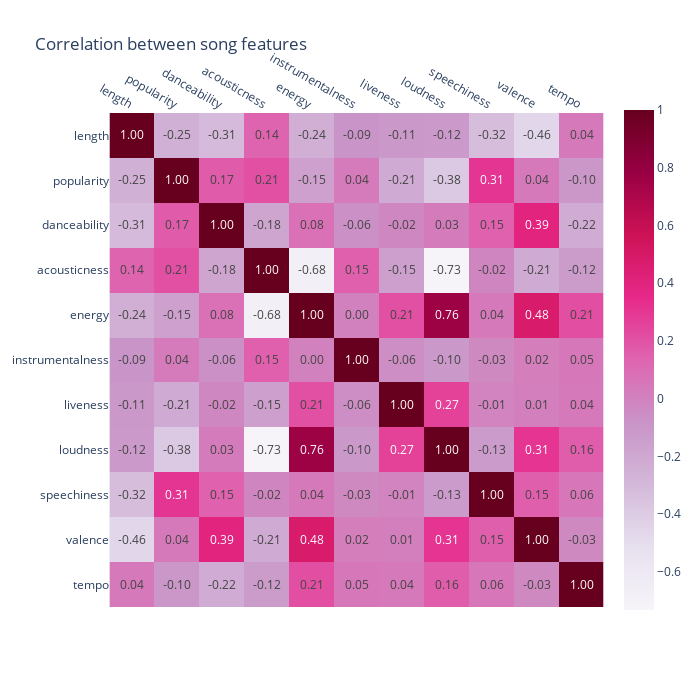

The notebook cell this image was saved under:
### Markdown cell above
The only two features that seem to have a strong positive correlation are loudness and energy. Let's look further with a correlation matrix.

### Code cell
# show correlation heatmap
corr = df.corr()
fig = px.imshow(corr, text_auto=".2f", color_continuous_scale='PuRd', width=700, height=700, title='Correlation between song features')
fig.update_xaxes(side="top", tickangle=30)
fig.write_html('./images/corr_matrix.html')
fig.show()

### Figure 1 — Plotly figure (JSON) as saved in the notebook; plotly's stock layout.template omitted (floating-point values rounded to 4 significant figures)
{"data": [{"coloraxis": "coloraxis", "hovertemplate": "x: %{x}<br>y: %{y}<br>color: %{z}<extra></extra>", "name": "0", "texttemplate": "%{z:.2f}", "type": "heatmap", "x": ["length", "popularity", "danceability", "acousticness", "energy", "instrumentalness", "liveness", "loudness", "speechiness", "valence", "tempo"], "xaxis": "x", "y": ["length", "popularity", "danceability", "acousticness", "energy", "instrumentalness", "liveness", "loudness", "speechiness", "valence", "tempo"], "yaxis": "y", "z": [[1, -0.2463, -0.3064, 0.1389, -0.2393, -0.09138, -0.1069, -0.1206, -0.3202, -0.4636, 0.04031], [-0.2463, 1, 0.1701, 0.2081, -0.153, 0.03771, -0.2094, -0.3811, 0.3076, 0.04279, -0.09954], [-0.3064, 0.1701, 1, -0.1795, 0.07972, -0.06342, -0.02236, 0.03031, 0.1485, 0.3946, -0.2156], [0.1389, 0.2081, -0.1795, 1, -0.6786, 0.1512, -0.1479, -0.7323, -0.01933, -0.2097, -0.1221], [-0.2393, -0.153, 0.07972, -0.6786, 1, 0.0002287, 0.209, 0.764, 0.04094, 0.4784, 0.2135], [-0.09138, 0.03771, -0.06342, 0.1512, 0.0002287, 1, -0.05686, -0.1042, -0.03055, 0.0208, 0.04961], [-0.1069, -0.2094, -0.02236, -0.1479, 0.209, -0.05686, 1, 0.2654, -0.00761, 0.01486, 0.04281], [-0.1206, -0.3811, 0.03031, -0.7323, 0.764, -0.1042, 0.2654, 1, -0.1253, 0.3094, 0.1638], [-0.3202, 0.3076, 0.1485, -0.01933, 0.04094, -0.03055, -0.00761, -0.1253, 1, 0.1544, 0.05516], [-0.4636, 0.04279, 0.3946, -0.2097, 0.4784, 0.0208, 0.01486, 0.3094, 0.1544, 1, -0.03009], [0.04031, -0.09954, -0.2156, -0.1221, 0.2135, 0.04961, 0.04281, 0.1638, 0.05516, -0.03009, 1]]}], "layout": {"coloraxis": {"colorscale": [[0, "rgb(247,244,249)"], [0.125, "rgb(231,225,239)"], [0.25, "rgb(212,185,218)"], [0.375, "rgb(201,148,199)"], [0.5, "rgb(223,101,176)"], [0.625, "rgb(231,41,138)"], [0.75, "rgb(206,18,86)"], [0.875, "rgb(152,0,67)"], [1, "rgb(103,0,31)"]]}, "height": 700, "title": {"text": "Correlation between song features"}, "width": 700, "xaxis": {"anchor": "y", "constrain": "domain", "domain": [0, 1], "scaleanchor": "y", "side": "top", "tickangle": 30}, "yaxis": {"anchor": "x", "autorange": "reversed", "constrain": "domain", "domain": [0, 1]}}}
